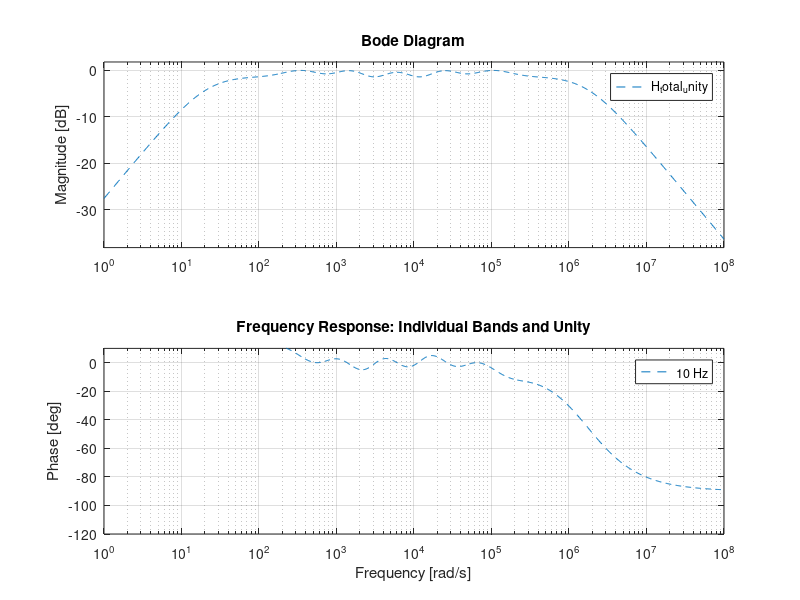
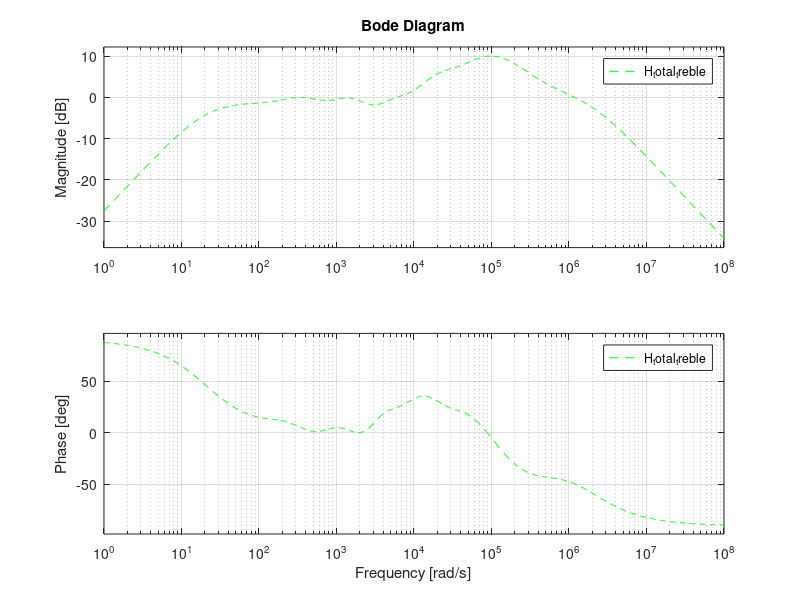

The MATLAB source for these figures, in order: (Note: this script raises an error after producing the figures.)
%% ESE 3510 Signals and Systems - Case Study #1
%%
% * Authors: Minh Duc Nguyen, Sonia Palamand 
% * Class: ESE 3510-01
% * Date: Started - 2/20/26 ; Completed - 3/XX/26
% * Contributions from: https://xeno-canto.org (repository of bird calls;
% used for comparison/identification of bird species in the final task) ; 
% https://www.allaboutbirds.org/ (same reason as previous) ; 
close all

%% 1: Center frequency and bandwidth for each frequency band

% [Low Guard, Bass, Low-Mid, Mid, High-Mid, Treble, High Guard]
% * added 2 passive "guard bands" at ~10 Hz and ~92 kHz, outside the human auditory 
%   range, to smooth out steep slopes at extreme low/high frequency ranges 
fc = [10, 60, 240, 960, 3840, 15360, 92200];  % Center frequencies in Hz

% Bandwidth specifications using Q factors
Q = [0.3, 0.5, 0.6, 0.6, 0.6, 0.5, 0.3];  % Band-specific Q factors
bw = fc./Q;

% MISC
disp('Frequencies | Bandwidths: ')
for i = 1:length(fc)
    disp([num2str(fc(i)), ' Hz | ', num2str(round(bw(i))), ' Hz'])
end

% Hz to rad/s conversion for CT transfer functions
% --> Creates list of 7 values
w0 = 2 * pi * fc;   % resonant frequency (2pif)
beta = 2 * pi * bw; % bandwidth (R/L in series RLC circuit)

%% 2. Transfer functions for each filter 

% 2nd-order bandpass transfer function: H(s) = (beta * s) / (s^2 + beta * s + w0^2)
filters = cell(1, length(fc));

for i = 1:length(fc)
    num = [beta(i), 0];   %  tf() will see this as Beta(s) + 0
    den = [1, beta(i), w0(i)^2];
    filters{i} = tf(num, den); % builds continuous-time transfer function
end

%% 3. Gain array, Summation for total equilizer

% Note: guard bands are left as entirely passive (gain always 1)
% Another note: presets tuned for processing given audio files (SEE PART 6)
gains_unity = [1,  1,1,1,1,1,  1]; % flat
gains_bass_boost = [1,  4,2,0.8,1,1,  1]; % lowest freq bands boosted
gains_treble_boost = [1,  1,1,0.8,1.6,4,  1];  % highest freq bands boosted 

% "blank" transfer function. 0/1 = 0, but it's formatted as a transfer function object
H_total_unity = tf(0, 1);
H_total_bass = tf(0, 1);
H_total_treble = tf(0, 1);

% applies each gain, aggregates it to total system.
for i = 1:length(fc)
    H_total_unity = H_total_unity + (gains_unity(i) * filters{i});
    H_total_bass = H_total_bass + (gains_bass_boost(i) * filters{i});
    H_total_treble = H_total_treble + (gains_treble_boost(i) * filters{i});
end

% Measure peak magnitude of the unity system across audible range
fNorm = logspace(log10(20), log10(20000), 5000);
wNorm = 2 * pi * fNorm;
[magUnity, ~] = bode(H_total_unity, wNorm);
magUnity = squeeze(magUnity);
unity_peak = max(magUnity);  % linear peak gain

% Apply inverse scalar to all presets so unity peaks at 0 dB (gain = 1; normalized)
H_total_unity = H_total_unity * (1 / unity_peak);
H_total_bass = H_total_bass * (1 / unity_peak);
H_total_treble = H_total_treble * (1 / unity_peak);

allTotal = [H_total_unity, H_total_bass, H_total_treble]; % For analysis
allName = {'Unity', 'Bass', 'Treble'};

%% 4. Plotting frequency responses 

% FIGURE 1: checking the individual bands and total system when gains are flat (all = 1)
figure('Name', 'Individual bands and Unity Equalizer');
hold on;

% Run for each bandpass filter
for i = 1:length(fc)
    bode(filters{i});
end

% Total system response with unity gain 
bode(H_total_unity, '--');
title('Frequency Response: Individual Bands and Unity');
hold off;
% Adjust y-limits
axes_handles = findall(gcf, 'type', 'axes'); axes(axes_handles(3)); ylim([-120, 10]); 
legend([num2str(fc(1)), ' Hz'], [num2str(fc(2)), ' Hz'], [num2str(fc(3)), ' Hz'], ...
       [num2str(fc(4)), ' Hz'], [num2str(fc(5)), ' Hz'], [num2str(fc(6)), ' Hz'], ...
       [num2str(fc(7)), ' Hz'], 'Unity')


% FIGURE 2: comparing 3 presets (unity, bass boost, treble boost)

figure('Name','Equalizers Comparison')
hold on;
% SUMMED EQUALIZER 
bode(H_total_unity, 'r');
bode(H_total_bass, 'b--');
bode(H_total_treble, 'g--');

% Extract data points for analysis
for i = 1:3
    H_tot = allTotal(i);
    f = logspace(log10(20), log10(20000), 2000);
    w = 2*pi*f;
    [mag, ~] = bode(H_tot, w);
    magdB = round(20*log10(squeeze(mag)), 2);
    % Audible human range: 20 Hz to 20 kHz
    idx = (f >= 20) & (f <= 20000);
    magAudible = magdB(idx);
    fAudible = f(idx);
    % Min
    [magMin, idxMin] = min(magAudible);
    hzMin = fAudible(idxMin);
    % Max
    [magMax, idxMax] = max(magAudible);
    hzMax = fAudible(idxMax);
    % Peak-to-peak
    ptop = peak2peak(magAudible);
    disp([allName{i}, ': Min = ', num2str(magMin, '%.2f'), ...
        ' dB @ ', num2str(hzMin, '%.1f'), ' Hz | ', ...
        'Max = ', num2str(magMax, '%.2f'), ...
        ' dB @ ', num2str(hzMax, '%.1f'), ' Hz | ', ...
        'p-to-p = ', num2str(ptop, '%.2f'), ' dB'])
end

title('Overall Equalizer Response: Unity, Bass Boost, Treble Boost');
legend('Unity', 'Bass Boost', 'Treble Boost');
hold off;

%% 5. Approximate Impulse Response using lsim
% lsim(b,a,x,t) with x=[1 zeros(1,N)]

fs = 44100;   % audio sampling rate 
t = 0:(1/fs):0.05; % time vector going from 0 to 0.05 seconds
x_imp = [1, zeros(1, length(t)-1)]; % impulse input

figure('Name', 'Impulse Responses of All Bands');

% Go through each filter, simulate the response
for i = 1:length(fc)
    % get numerator and denominator array of filter 
    [num_i, den_i] = tfdata(filters{i}, 'v'); % The 'v' param outputs array instead of cell
    
    % CT LCCDE response
    h_i = lsim(num_i, den_i, x_imp, t);
    
    % Stacked subplot
    subplot(length(fc), 1, i);
    plot(t, h_i);
    title(['Impulse Response of Band ', num2str(i), ' (', num2str(fc(i)), ' Hz)']);
    xlabel('Time (seconds)');
    ylabel('Amplitude');
end

%% 6: Enhancing jazz audio clips w/ presets

% Load audio files
[x_giant_steps, fs_giant_steps] = audioread("Wavs\Giant Steps Bass Cut.wav");
[x_space_station, fs_space_station] = audioread("Wavs\Space Station - Treble Cut.wav");

% (A) Giant Steps (bass cut) --> bass boost preset
[num, den] = tfdata(H_total_bass, 'v'); % Get numerator/denominator
tAudioGS = (0:length(x_giant_steps)-1)' / fs_giant_steps; % Time vector
% Process w/ lsim
y_giant_stepsL = lsim(num, den, x_giant_steps(:, 1), tAudioGS); 
y_giant_stepsR = lsim(num, den, x_giant_steps(:, 2), tAudioGS); 
y_giant_steps = [y_giant_stepsL, y_giant_stepsR];

% Extract averaged (mono) audio signal for plotting
x_giant_steps_MONO = (x_giant_steps(:, 1) + x_giant_steps(:, 2))/2;
y_giant_steps_MONO = (y_giant_steps(:, 1) + y_giant_steps(:, 2))/2;

% Get FT transform (for the first second)
x_giant_steps_SNIP = x_giant_steps_MONO(1:fs_giant_steps);
y_giant_steps_SNIP = y_giant_steps_MONO(1:fs_giant_steps);
N = length(x_giant_steps_SNIP); 
fGS = (0:floor(N/2))' * fs_giant_steps/N; % Extract only half (other half redundant)
xFS_giant_steps = fft(x_giant_steps_SNIP); yFS_giant_steps = fft(y_giant_steps_SNIP);

% Plot waveforms
figure('Name', 'Original vs Bass-Boosted Waveforms + FFT of Giant Steps')
% Averaged (mono) processed
subplot(2, 1, 1);
plot(tAudioGS, y_giant_steps_MONO)
hold on; 
% Averaged (mono) original
plot(tAudioGS, x_giant_steps_MONO) 
xlabel('Time (s)'); ylabel('Amplitude'); axis tight;
title('Original vs Bass-Boosted Waveforms of Giant Steps'); hold off;
legend('Processed Waveform', 'Original Waveform');

% Plot FT (half)
subplot(2, 1, 2);
plot(fGS, abs(yFS_giant_steps(1:floor(N/2)+1))); hold on; 
plot(fGS, abs(xFS_giant_steps(1:floor(N/2)+1))); axis tight; ylim([0, 565]); xlim([0, 20000]);
xlabel('Frequency (Hz)'); ylabel('|X(f)|');
title('FT of Original vs Bass-Boosted Waveforms of Giant Steps')
legend('Processed Waveform', 'Original Waveform'); hold off;

% Plot spectrogram (averaged mono audio)
figure('Name', 'Spectrogram of Original vs Processed Giant Steps')
windowLength = round(0.01 * fs_giant_steps);   % 10 ms window
overlap = round(0.8 * windowLength);   % 80% overlap
nfft = 1024;
subplot(2, 1, 1); spectrogram(x_giant_steps_MONO, windowLength, overlap, nfft, fs_giant_steps, 'yaxis');
title('Original Audio Signal'); clim([-150, -40]); ylim([0, 2.5]);
subplot(2, 1, 2); spectrogram(y_giant_steps_MONO, windowLength, overlap, nfft, fs_giant_steps, 'yaxis');
title('Processed Audio Signal'); clim([-150, -40]); ylim([0, 2.5]);
sgtitle('Spectrogram of Original vs Processed Giant Steps Audio')


% (B) Space Station (treble cut) --> treble boost preset
[num, den] = tfdata(H_total_treble, 'v'); % Get numerator/denominator
tAudioSS = (0:length(x_space_station)-1)' / fs_space_station; % Time vector
% Process w/ lsim
y_space_stationL = lsim(num, den, x_space_station(:, 1), tAudioSS); 
y_space_stationR = lsim(num, den, x_space_station(:, 2), tAudioSS); 
y_space_station = [y_space_stationL, y_space_stationR];

% Extract averaged (mono) audio signal for plotting
x_space_station_MONO = (x_space_station(:, 1) + x_space_station(:, 2))/2;
y_space_station_MONO = (y_space_station(:, 1) + y_space_station(:, 2))/2;

% Get FT transform (for the first second)
x_space_station_SNIP = x_space_station_MONO(1:fs_space_station);
y_space_station_SNIP = y_space_station_MONO(1:fs_space_station);
N = length(x_space_station_SNIP); 
fSS = (0:floor(N/2))' * fs_space_station/N; % Extract only half (other half redundant)
xFS_space_station = fft(x_space_station_SNIP); yFS_space_station = fft(y_space_station_SNIP);

% Plot waveforms
figure('Name', 'Original vs Treble-Boosted Waveforms + FFT of Space Station')
% Averaged (mono) processed
subplot(2, 1, 1);
plot(tAudioSS, y_space_station_MONO)
hold on; 
% Averaged (mono) original
plot(tAudioSS, x_space_station_MONO) 
xlabel('Time (s)'); ylabel('Amplitude'); axis tight;
title('Original vs Treble-Boosted Waveforms of Space Station'); hold off;
legend('Processed Waveform', 'Original Waveform');

% Plot FT (half)
subplot(2, 1, 2);
plot(fSS, abs(yFS_space_station(1:floor(N/2)+1))); hold on; 
plot(fSS, abs(xFS_space_station(1:floor(N/2)+1))); axis tight; ylim([0, 2000]); xlim([0, 8000]);
xlabel('Frequency (Hz)'); ylabel('|X(f)|');
title('FT of Original vs Treble-Boosted Waveforms of Space Station')
legend('Processed Waveform', 'Original Waveform'); hold off;

% Plot spectrogram (averaged mono audio)
figure('Name', 'Spectrogram of Original vs Processed Space Station')
windowLength = round(0.01 * fs_space_station);   % 10 ms window
overlap = round(0.8 * windowLength);   % 80% overlap
nfft = 1024;
subplot(2, 1, 1); spectrogram(x_space_station_MONO, windowLength, overlap, nfft, fs_space_station, 'yaxis');
title('Original Audio Signal'); ylim([0, 15]);
subplot(2, 1, 2); spectrogram(y_space_station_MONO, windowLength, overlap, nfft, fs_space_station, 'yaxis');
title('Processed Audio Signal'); ylim([0, 15]);
sgtitle('Spectrogram of Original vs Processed Space Station Audio')


% Listen to processed audios
% sound(y_giant_steps, fs_giant_steps)
% pause(15)
% sound(y_space_station, fs_space_station)
% pause(15)


%% 7: Enhancing bird vocalizations 

% Note: created 3 helper functions to easily redo entire process above

% Load in bird audio
[xBird, fsBird] = audioread("Wavs\SNR Recording 2026-02-15 08_58.wav");

% Generate spectrogram to visualize frequencies
windowLength = round(0.01 * fsBird);   % 10 ms window
overlap = round(0.8 * windowLength);   % 80% overlap
nfft = 1024;
figure('Name', 'Spectrogram of Bird Vocalization Recording')
spectrogram(xBird, windowLength, overlap, nfft, fsBird, 'yaxis');
title('Spectrogram of Bird Vocalization Recording (Original)')

% Compute energy of noise (wind; ~0-1000 Hz range) for comparison
xNoise = bandpower(xBird, fsBird, [0, 1000]);

%% TARGET 1: 3-3.5 kHz range (Blue Jay)
% > series of short high-pitched falling high-low chirps 
%   (most prominent around 30 - 60 seconds in the recording; reoccuring)
fc1 = [100, 600, 2000, 3250, 9000, 20000];  % center frequencies centered around 3.25 kHz
Q1 = [0.01, 0.01, 0.01, 7, 0.01, 0.01];
gains1 = [0.01, 0.01, 0.01, 20, 0.01, 0.01];
fRange1 = [3000, 3500];

% Generate equalizer
[~, H_total1] = audioEQ(fc1, Q1, gains1, 1, 1);

% Process signal (cascaded once)
y1 = processAudio(xBird, fsBird, fRange1, H_total1, windowLength, overlap, nfft, 1, [0.5, 1, 2.8, 3.7], 1);
% Truncate signal from 30 - 60 seconds)
y1SNIP = y1(30*fsBird+1:60*fsBird);

%% TARGET 2: 1.5 - 2.2 kHz range (Northern Cardinal/Tufted Titmouse?)
% > series of short sequential low-high chirps
%   (most prominent around 54 - 68 seconds in the recording; reoccuring) 
fc2 = [100, 400, 1850, 4000, 11000, 20000];  % frequencies centered around 1.85 kHz
Q2 = [0.01, 0.1, 7, 0.1, 0.01, 0.01];
gains2 = [0.01, 0.01, 20, 0.01, 0.01, 0.01];
fRange2 = [1500, 2200]; 

% Generate equalizer
[~, H_total2] = audioEQ(fc2, Q2, gains2, 1, 1);

% Process signal (cascaded once)
y2 = processAudio(xBird, fsBird, fRange2, H_total2, windowLength, overlap, nfft, 1, [0.9 1.2 1.3 2.4], 1);
% Truncate signal from 54 - 68 seconds)
y2SNIP = y2(54*fsBird+1:68*fsBird);

%% Target 3: 1.5 - 2 kHz range (???)
% > short-lasting series of mostly single-tone calls in 2-syllable pairs 
%   (only present around 76-82 seconds; mostly isolated) 
fc3 = [100, 500, 1750, 2300, 8000, 20000];  % frequencies centered around 1.75 kHz
Q3 = [0.01, 0.01, 10, 0.01, 0.01, 0.01];
gains3 = [0.01, 0.001, 20, 0.001, 0.01, 0.01];
fRange3 = [1500, 2000];

% Generate equalizer
[~, H_total3] = audioEQ(fc3, Q3, gains3, 1, 1);

% Process signal (cascaded to filter out unwanted 2.25-3 kHz additional bird call)
y3 = processAudio(xBird, fsBird, fRange3, H_total3, windowLength, overlap, nfft, 1, [1.2 1.4 1.3 2.2], 1);
% Truncate signal from 16-18 seconds)
y3SNIP = y3(76*fsBird+1:82*fsBird);

%% Target 4: 3 - 3.5 kHz range (Carolina Wren?)
% > series of very short high-low evenly-spaced chirps in quick succession
%   (most prominent around 51.5 - 54.5 seconds in the recording; reoccuring)
fc4 = [100, 600, 2500, 3250, 8000, 20000];  % frequencies centered around 3250 kHz
Q4 = [0.01, 0.01, 0.01, 10, 0.01, 0.01];
gains4 = [0.01, 0.001, 0.001, 30, 0.001, 0.01];
fRange4 = [3000, 3500];

% Generate equalizer
[~, H_total4] = audioEQ(fc4, Q4, gains4, 1, 1);

% Process signal (not cascaded; too much high-pitched ringing otherwise)
y4 = processAudio(xBird, fsBird, fRange4, H_total4, windowLength, overlap, nfft, 1, [0.86, 0.91, 2.8, 3.7], 1);
y4SNIP = y4(51.5*fsBird+1:54.5*fsBird);


%% Target 5: 2 - 2.8 kHz (Eastern Bluebird?)
% > series of fast lower-pitched warbling
%   (prominent around 42 - 43.5 seconds in the recording; reoccuring but messy/mixed)
fc5 = [100, 600, 2400, 3000, 8000, 20000]; % frequencies centered around 2.4 kHz
Q5 = [0.1, 0.1, 5, 0.01, 0.1, 0.1];
gains5 = [0.01, 0.01, 15, 0.001, 0.01, 0.01];
fRange5 = [2000, 2800];

% Generate equalizer
[~, H_total5] = audioEQ(fc5, Q5, gains5, 1, 1); 

% Process signal
y5 = processAudio(xBird, fsBird, fRange5, H_total5, windowLength, overlap, nfft, 1, [0.7 0.75 2 3], 1);
y5SNIP = y5(42*fsBird+1:43.5*fsBird);

%% Target 6: 2.2 - 3 kHz (???)
% > series of low-pitched "honk-like" chirps (like a squeaky toy)
%   (prominent around 16 - 30 seconds; reoccuring in the first half)
fc6 = [100, 500, 2650, 4000, 9000, 20000]; % frequencies centered around 2.65 kHz
Q6 = [0.01, 0.1, 7, 0.1, 0.1, 0.1]; % Wider Q --> more "vertical" bands
gains6 = [0.0001, 0.01, 20, 0.001, 0.001, 0.01];
fRange6 = [2200, 3000];

% Generate equalizer
[~, H_total6] = audioEQ(fc6, Q6, gains6, 1, 1); 

% Process signal 
y6 = processAudio(xBird, fsBird, fRange6, H_total6, windowLength, overlap, nfft, 1, [0.26 0.5 2 3.1], 1);
y6SNIP = y6(16*fsBird+1:30*fsBird);

%% Target 7: 2 - 3 kHz (???)
% > series of rapid triplet low-high-low slurred whistles 
%   (prominent around 50 - 54 seconds; reoccuring in the middle-ish section)
fc7 = [100, 600, 2200, 2800, 6000, 20000]; % frequencies centered at 2.2 & 2.8 kHz peaks
Q7 = [0.1, 0.01, 10, 10, 0.01, 0.1];
gains7 = [0.001, 0.01, 20, 14, 0.001, 0.01];
fRange7 = [2000, 3000];

% Generate equalizer
[~, H_total7] = audioEQ(fc7, Q7, gains7, 1, 1); 

% Process signal 
y7 = processAudio(xBird, fsBird, fRange7, H_total7, windowLength, overlap, nfft, 1, [0.83 0.9 1.9 3.1], 1);
y7SNIP = y7(50*fsBird+1:54*fsBird);
